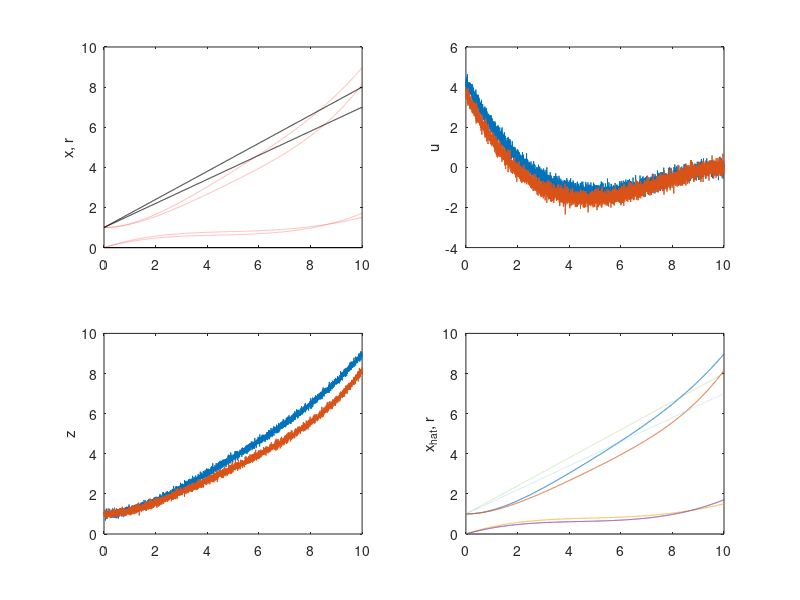

This chart was generated by the following MATLAB code:
%state = [x y x_dot y_dot]'
%input = force in x and y direction
clf
clear


m = 10;
cx = 2;
cy = 3;
kx = 0;
ky = 0;

A = [0 0 1 0; 0 0 0 1; kx/m 0 cx/m 0; 0 ky/m 0 cy/m];
B =[0 0 1/m 0; 0 0 0 1/m]';
C = [1 0 0 0; 0 1 0 0];
Q = [1 0 0 0; 0 1 0 0; 0 0 0 0; 0 0 0 0];
R = 0.25*[1 0; 0 1];
% R2 = .05;
Qf = 1*[1 0 0 0; 0 1 0 0; 0 0 10 0; 0 0 0 10];
kalman_q = .001*eye(4);
kalman_r = 10*eye(2);

%Find Kalman and LQR Gain.
[K_ss, P, E] = lqr(A,B,Q,R); %K is lqr gain, P is solution to Riccatti eqn, E is eig(A-BK) of system
[LT, PK, EK] = lqr(A', C', kalman_q, kalman_r); %Kalman Filter
L_ss= LT';
L1 = [4 0; 0 6; 9 0; 0 19];
x(:,1) = [1 1 0 0]';
x_hat(:,1) = [1 1 0 0]';
N = 5000;
tf = 10;
t = linspace(0, tf, N);
dt = t(2) - t(1);
r(:,1) = linspace(1, 8, N);
r(:,2) = linspace(1, 7, N);
r(:,3) = zeros(1,N);
r(:,4) = zeros(1,N);
u = zeros(2, N);
s = zeros(4,N);
r = r';

% s(:,N) =  -Qf*r(:,N);
P = zeros(4,4,N);
P_kalman = zeros(4,4,N);
for k= N:-1:2
    P_dot= - P(:,:,k)*A - A'*P(:,:,k) + P(:,:,k)*B*inv(R)*B'*P(:,:,k)- Q;
    s_dot= (P(:,:,k)*B*inv(R)*B'- A')*s(:,k) + Q*r(:,k);
    P(:,:,k-1)= P(:,:,k) - P_dot*dt;
    s(:,k-1)= s(:,k) - s_dot*dt;
end


w = .1*randn(2, N);
% w = zeros(2,N) ;
v = .2*randn(2, N);
H = eye(2);
G = [1 0; 0 1; 0 0; 0 0];

for k=1:N-1 
 
      P_dot_kalman = P_kalman(:,:,k)*A' + A*P(:,:,k) - P_kalman(:,:,k)*C'*inv(kalman_r)*C*P_kalman(:,:,k) + kalman_q;
      P_kalman(:,:,k+1) = P_kalman(:,:,k) + P_dot_kalman*dt;

   K(:,:,k) =  R\B'*P(:,:,k);
%    L(:,:,k) = P_kalman(:,:,k)*C'*inv(kalman_r);
L = .01*[1  0 0 0; 0 1 0 0 ]';

   %predicted values
   z(:,k) = C*x(:,k)+ w(:,k); %output from sensors, plus some sensing noise.
   
   u(:,k)= - K(:,:,k)*x_hat(:,k) - R\B'*s(:,k) + H*v(:,k);
   x_dot_hat(:, k+1) = A*x_hat(:,k) + B*u(:,k) - L*( z(:,k) - C*x_hat(:,k) );   %predicted value for x_dot
   x_hat(:,k+1) = x_hat(:,k) + x_dot_hat(:,k)*dt;
   
   %actual values
   x_dot(:,k+1)= A*x(:,k)+ B*u(:,k);% %actual value for x_dot
   x(:,k+1)= x(:,k) + x_dot(:,k)*dt;
end

figure(1)
clf
subplot(2,2,1)
plot(t,x, 'r:')
ylabel('x, r')
hold on
plot(t,r,'k')
subplot(2,2,2)
plot(t,u)
ylabel('u')
subplot(2,2,3)
plot(t(1:end-1), z)
ylabel('z')
hold on 
subplot(2,2,4)
plot(t, x_hat)
hold on
% plot(t, x_hat(3,:))
ylabel('x_{hat}, r')
plot(t,r, ':')

% figure(2)
% plot(t, x_dot, t, x_dot_hat)
%  legend('x dots', 'x hat dots')
